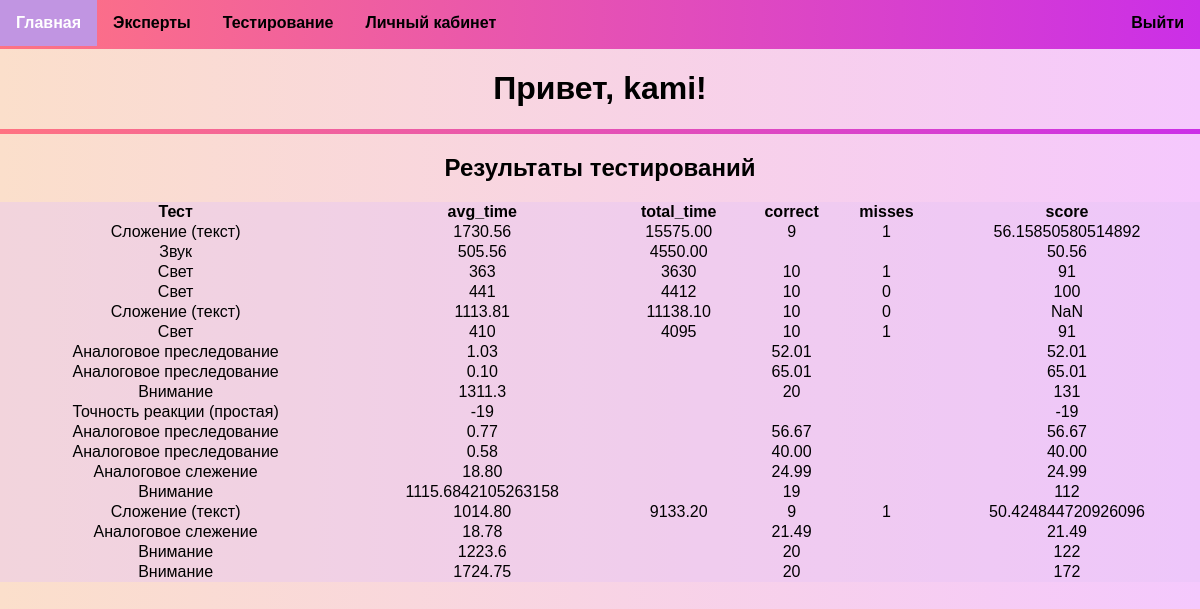
Page /after_login/test_results.php (signed in) on the committed database.
### tables this page shows
CREATE TABLE `test_results` (
  `id` int NOT NULL,
  `user_id` int NOT NULL,
  `test_id` int NOT NULL,
  `test_name` varchar(255) NOT NULL,
  `avg_time` varchar(255) NOT NULL,
  `total_time` varchar(255) NOT NULL,
  `correct` varchar(255) NOT NULL,
  `misses` varchar(255) NOT NULL,
  `score` varchar(255) NOT NULL
);

### after_login/test_results.php (the view, shortened to what this page needs)
<!DOCTYPE HTML PUBLIC "-//W3C//DTD HTML 4.01 Transitional//EN" "http://www.w3.org/TR/html4/loose.dtd">
<html lang="ru">
<head>
<link rel="stylesheet" href="../css/style.css" />
</head>
<body>
    <div>
        <ul>
            <li><a href="index.html">Главная</a></li>
            <li><a href="list_expert.html">Эксперты</a></li>
            <li><a href="test.html">Тестирование</a></li>
            <li><a href="personal_account.php">Личный кабинет</a></li>
            <li style="float: right"><a href="../index.html">Выйти</a>
        </ul>
    </div>
    <div class="sitplace"></div>
<h1>Привет, <?php echo $_SESSION['username'];?>!</h1>
<hr/>
<div>
    <h2>Результаты тестирований</h2>
    <?php
        $conn = new mysqli("localhost", "root", "", "users");
        $username = $_SESSION['username'];
        $result = $conn->query("SELECT id FROM user_data WHERE username = '$username'");
        $row = $result->fetch_array(MYSQLI_ASSOC);
        $user_id = (int) $row['id'];
        $check_table = $conn->query("SHOW TABLES LIKE 'test_results'");
        if ($check_table->num_rows==0) {
            echo '<p>Результатов пока что нет!</p>';
        }
        else {
            $res = $conn->query("SELECT * FROM test_results WHERE user_id = $user_id");
            if ($res->num_rows==0) {
                echo '<p>Результатов пока что нет!</p>';
            }
            else {
                echo '<table style="width: 100%; background-color: rgba(227, 196, 244, 0.4); border-collapse: collapse;"><tr><th>Тест</th><th>avg_time</th><th>total_time</th><th>correct</th><th>misses</th><th>score</th></tr>';
                while ($r = $res->fetch_array(MYSQLI_ASSOC)) {
                    echo '<tr><td>'.$r['test_name'].'</td><td>'.$r['avg_time'].'</td><td>'.$r['total_time'].'</td><td>'.$r['correct'].'</td><td>'.$r['misses'].'</td><td>'.$r['score'].'</td></tr>';
                }
            }
        }
    ?>
</div>
</body>
</html>

### css/all_title.css (style rules this page uses)
body { margin: 0; padding: 0; }
ul { list-style-type: none; margin: 0; padding: 0; background-image: linear-gradient(to right, #ff7382, #cb2fe7); position: fixed; top: 0; height: 49px; width: 100%; z-index: 999; }
li { float: left; }
li a { display: block; font-weight:bold; color: #000; text-align: center; padding: 14px 16px; text-decoration: none; transition: all 0.3s ease; }
.sitplace { height: 49px; }

### css/design.css (style rules this page uses)
h1 { text-align: center; }
hr { display: block; height: 5px; border: 0; background-image: linear-gradient(to right, #ff7382, #cb2fe7); margin: 1em 0; padding: 0; }
body { font-family: sans-serif; text-align: center; margin: 0; min-height: 100vh; background-color: rgb(235, 255, 229); background-image: linear-gradient(to right, #fbdfcb, #f5c8fd); }

### rows in the picture
test_results: test_name "Сложение (текст)", avg_time "1730.56", total_time "15575.00", correct "9", misses "1", score "56.15850580514892"
test_results: test_name "Звук", avg_time "505.56", total_time "4550.00", score "50.56"
test_results: test_name "Свет", avg_time "363", total_time "3630", correct "10", misses "1", score "91"
test_results: test_name "Свет", avg_time "441", total_time "4412", correct "10", misses "0", score "100"
test_results: test_name "Сложение (текст)", avg_time "1113.81", total_time "11138.10", correct "10", misses "0", score "NaN"
test_results: test_name "Свет", avg_time "410", total_time "4095", correct "10", misses "1", score "91"
test_results: test_name "Аналоговое преследование", avg_time "1.03", correct "52.01", score "52.01"
test_results: test_name "Аналоговое преследование", avg_time "0.10", correct "65.01", score "65.01"
test_results: test_name "Внимание", avg_time "1311.3", correct "20", score "131"
test_results: test_name "Точность реакции (простая)", avg_time "-19", score "-19"
test_results: test_name "Аналоговое преследование", avg_time "0.77", correct "56.67", score "56.67"
test_results: test_name "Аналоговое преследование", avg_time "0.58", correct "40.00", score "40.00"
test_results: test_name "Аналоговое слежение", avg_time "18.80", correct "24.99", score "24.99"
test_results: test_name "Внимание", avg_time "1115.6842105263158", correct "19", score "112"
test_results: test_name "Сложение (текст)", avg_time "1014.80", total_time "9133.20", correct "9", misses "1", score "50.424844720926096"
test_results: test_name "Аналоговое слежение", avg_time "18.78", correct "21.49", score "21.49"
test_results: test_name "Внимание", avg_time "1223.6", correct "20", score "122"
test_results: test_name "Внимание", avg_time "1724.75", correct "20", score "172"

### other values in the picture
$_SESSION['username'] "kami"
